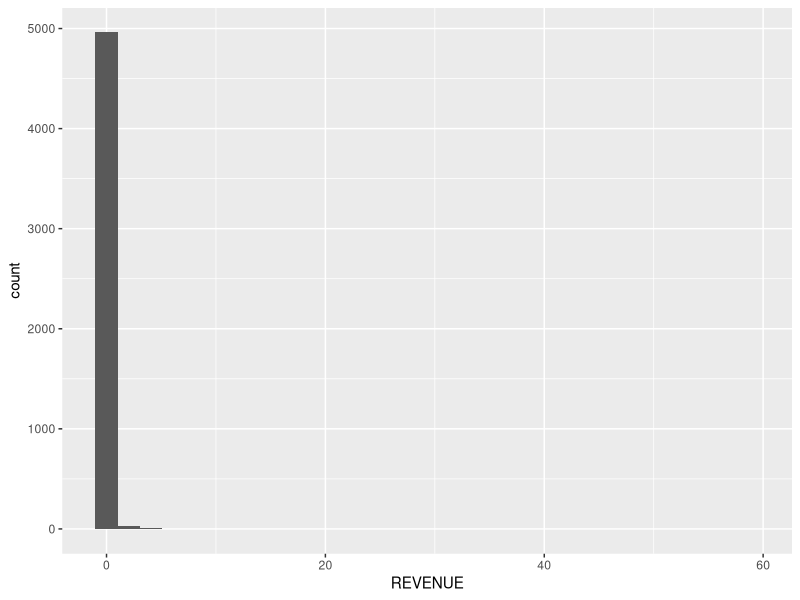
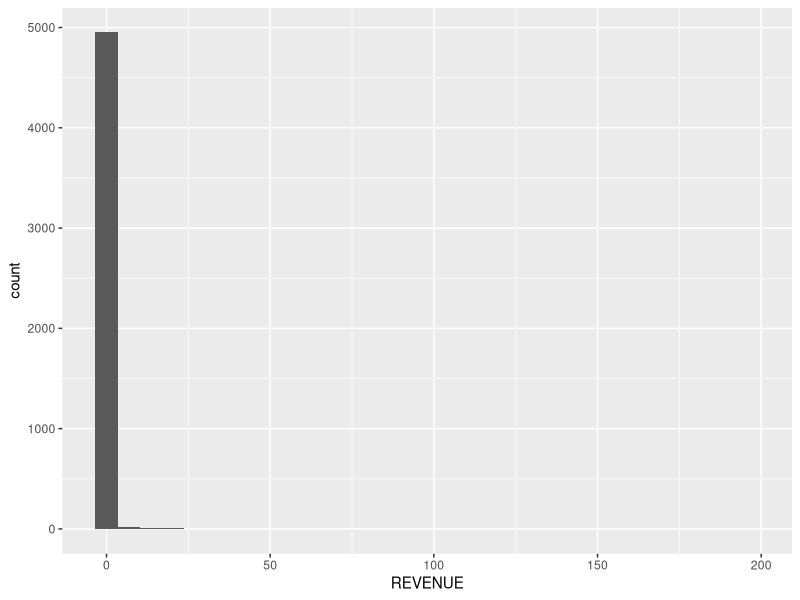
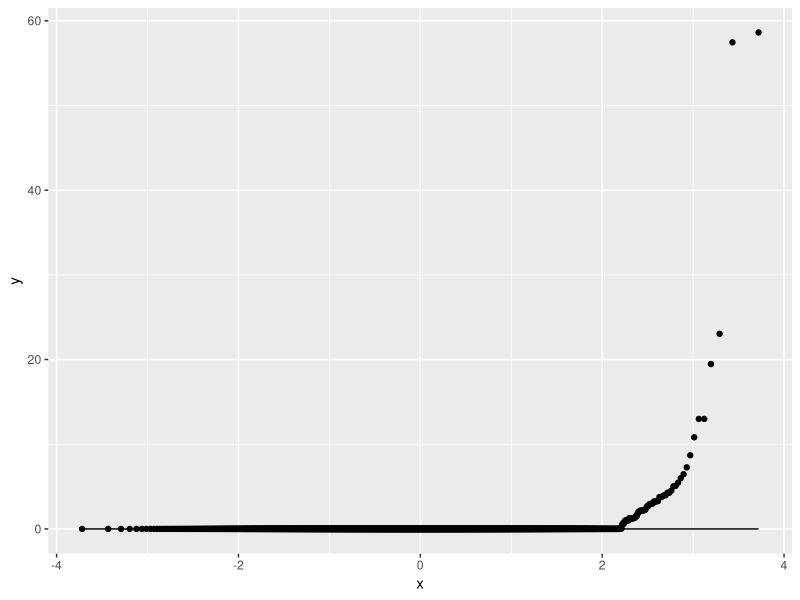
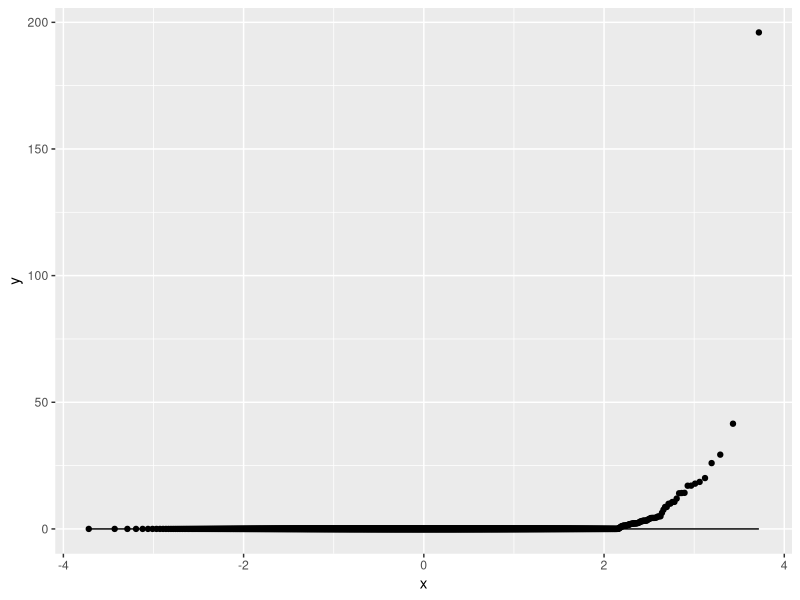
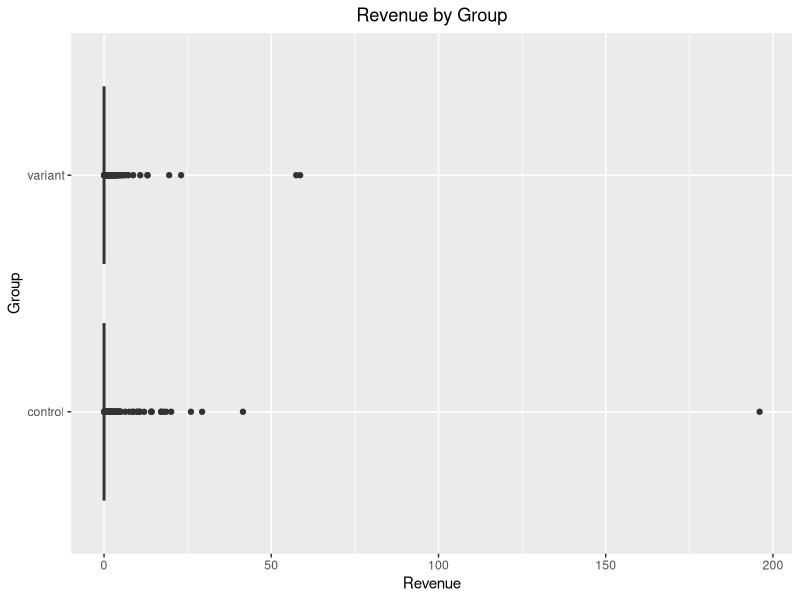
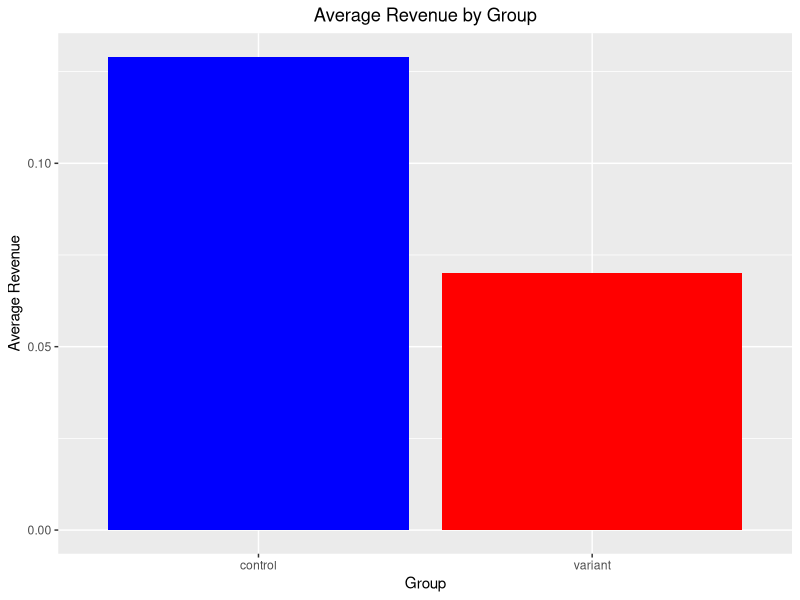

R code for these plots, in order:
#A/B Testing

#loading data set and libraries
setwd("~/Desktop")
library(tidyverse)
library(ggplot2)
dat<-read_csv("AB_Test_Results.csv")

#check dataset & group numbers
head(dat)
table(dat$VARIANT_NAME)

#separate variant & control 
variant<-dat%>%filter(VARIANT_NAME=="variant")
control<-dat%>%filter(VARIANT_NAME=="control")

#check normality 
ggplot(variant,aes(REVENUE))+geom_histogram()
ggplot(control,aes(REVENUE))+geom_histogram()

ggplot(variant,aes(sample=REVENUE))+
  geom_qq()+geom_qq_line()

ggplot(control,aes(sample=REVENUE))+
  geom_qq()+geom_qq_line()
#not normal

#check for equal variances
var(variant$REVENUE)
var(control$REVENUE)
#variances not equal---proceed with t-test with Welch's correction

#conduct welchs t-test- 2 ways
t.test(REVENUE~VARIANT_NAME,data=dat)

t.test(variant$REVENUE,control$REVENUE)
####not significant

#visualize 
ggplot(dat,aes(REVENUE,VARIANT_NAME))+geom_boxplot()+ggtitle("Revenue by Group")+theme(plot.title = element_text(hjust = 0.5))+xlab("Revenue")+ylab("Group")


ggplot(dat, aes(x=factor(VARIANT_NAME),y=REVENUE))+geom_bar(stat="summary", fun="mean",fill=c("blue","red"))+
  ggtitle("Average Revenue by Group")+theme(plot.title = element_text(hjust = 0.5))+
  xlab("Group")+ylab("Average Revenue")
  